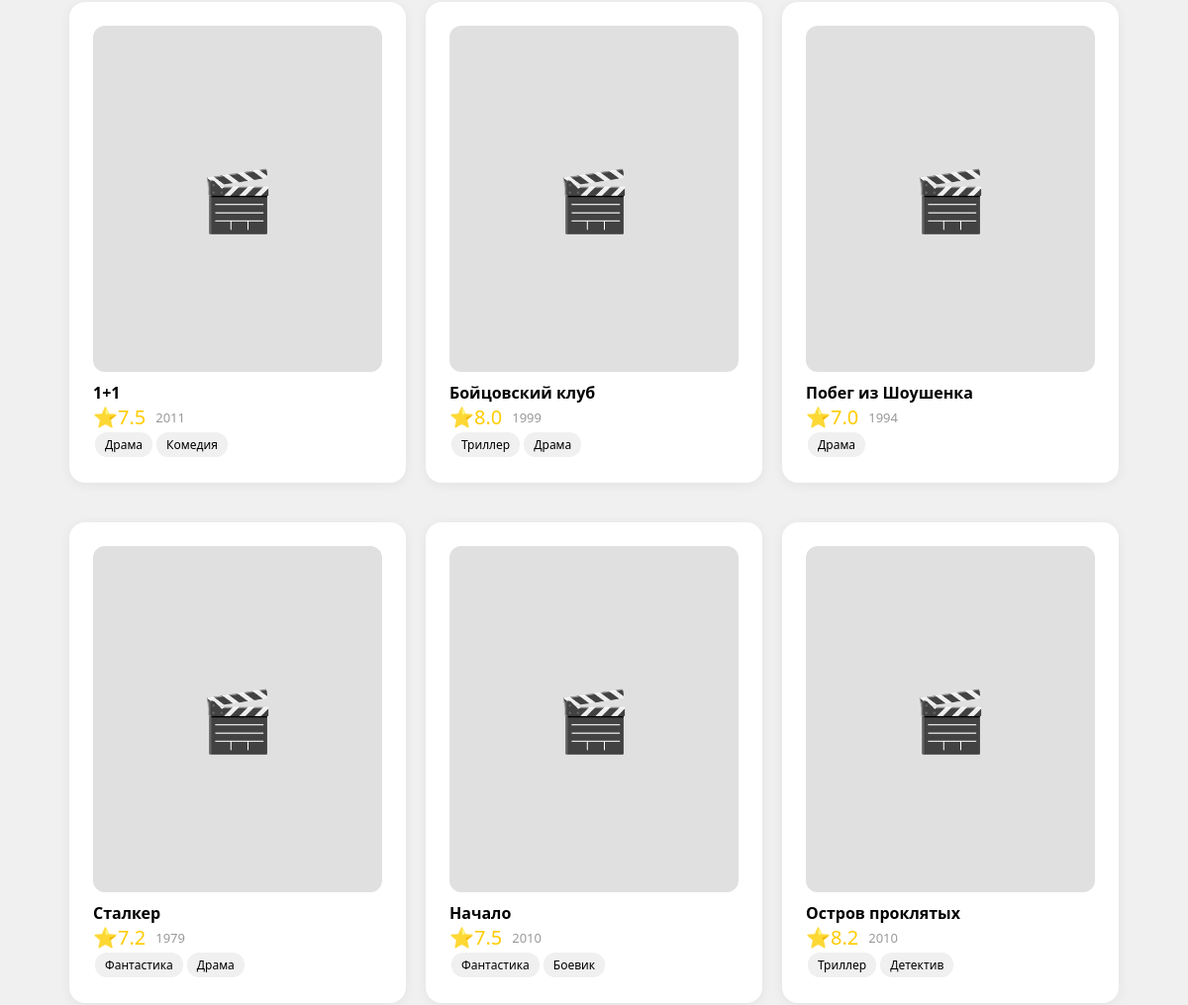
Before: / (middle part) with the older database file.
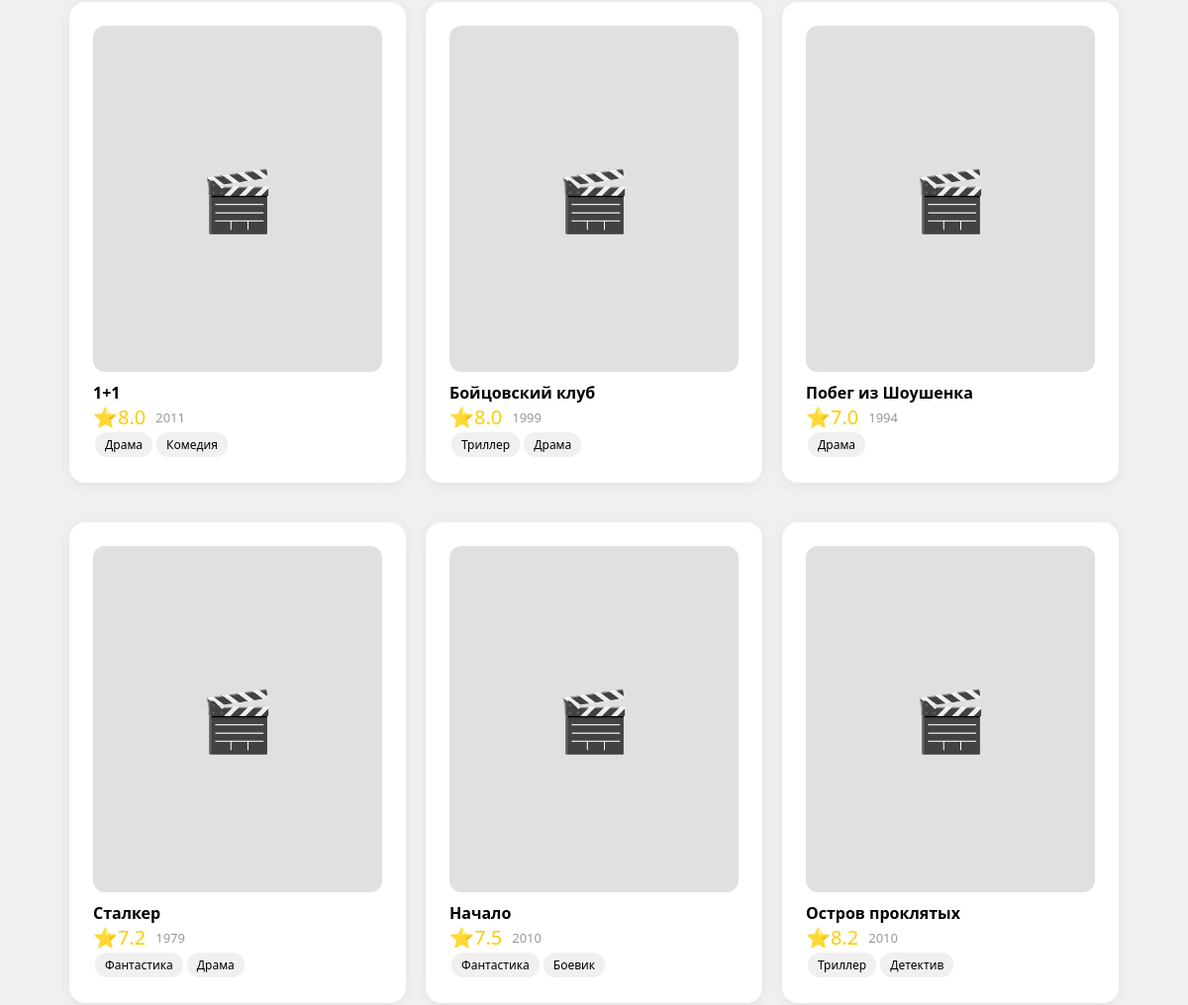
After: the same page with the newer database file.
### data/film.py (models this page shows)
class Film(SqlAlchemyBase):
    __tablename__ = 'films'
    id = sqlalchemy.Column(sqlalchemy.Integer, primary_key=True, autoincrement=True)
    title = sqlalchemy.Column(sqlalchemy.String(200), nullable=False)
    director = sqlalchemy.Column(sqlalchemy.String(200))
    year = sqlalchemy.Column(sqlalchemy.Integer)
    genre = sqlalchemy.Column(sqlalchemy.String(500))
    country = sqlalchemy.Column(sqlalchemy.String(200))
    duration = sqlalchemy.Column(sqlalchemy.Integer)
    description = sqlalchemy.Column(sqlalchemy.Text)
    rating = sqlalchemy.Column(sqlalchemy.Float, default=0.0)
    review_count = sqlalchemy.Column(sqlalchemy.Integer, default=0)
    created_date = sqlalchemy.Column(sqlalchemy.DateTime, default=datetime.datetime.now)
    user_id = sqlalchemy.Column(sqlalchemy.Integer, sqlalchemy.ForeignKey("users.id"))
    user = orm.relationship("User", back_populates='films')
    reviews = orm.relationship("Review", back_populates='film')

### main.py (the view)
@app.route('/')
def index():
    db_sess = db_session.create_session()
    latest_films = db_sess.query(Film).order_by(Film.created_date.desc()).limit(6).all()
    top_films = db_sess.query(Film).order_by(Film.rating.desc()).limit(5).all()
    latest_reviews = db_sess.query(Review).order_by(Review.created_date.desc()).limit(5).all()
    latest_forum = db_sess.query(ForumPost).order_by(ForumPost.created_date.desc()).limit(5).all()
    return render_template('index.html', latest_films=latest_films, top_films=top_films, latest_reviews=latest_reviews, latest_forum=latest_forum, YANDEX_COLORS=YANDEX_COLORS, STYLE=STYLE, get_header=get_header)

### data/db_session.py (called while the page is built)
def create_session() -> Session:
    global __factory
    return __factory()

### templates/index.html (shortened to what this page needs)
{% extends "base.html" %}
{% block content %}
<div class="ya-grid ya-grid-3 ya-mb">
    {% for film in latest_films %}
        <a href="/film/{{ film.id }}" style="text-decoration:none;color:#000">
            <div class="ya-card">
                <div class="ya-film-poster">🎬</div>
                <h4 class="ya-mt">{{ film.title }}</h4>
                <div class="ya-flex">
                    <span class="ya-rating">⭐{{ "%.1f"|format(film.rating) }}</span>
                    <span class="ya-text-muted ya-text-sm">{{ film.year }}</span>
                </div>
                {% for g in film.genre.split(',')[:2] %}<span class="ya-tag">{{ g.strip() }}</span>{% endfor %}
            </div>
        </a>
    {% endfor %}
</div>
{% endblock %}

Changed rows visible on the page:
changed Film (number 1 of 6 on the later page): rating "7.5" → "8.0"
